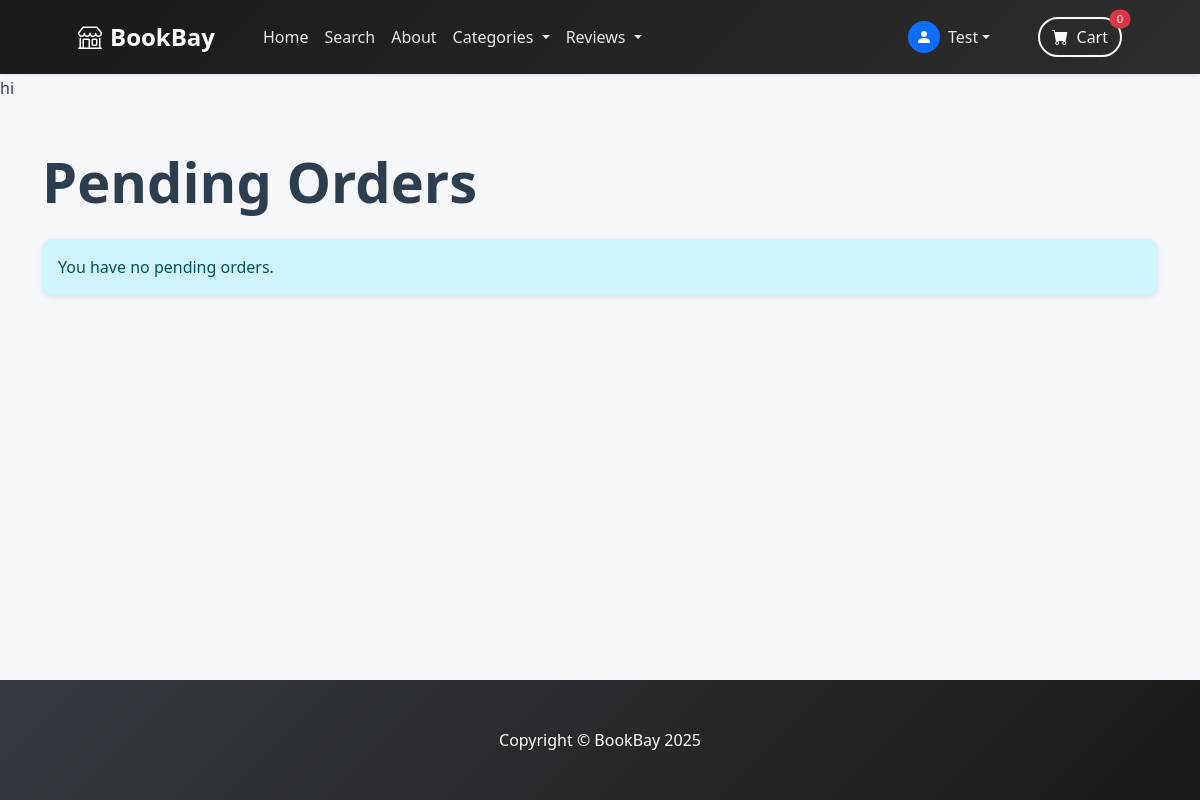
Before: /payment/not_shipped_dashboard/ (signed in) with the older database file.
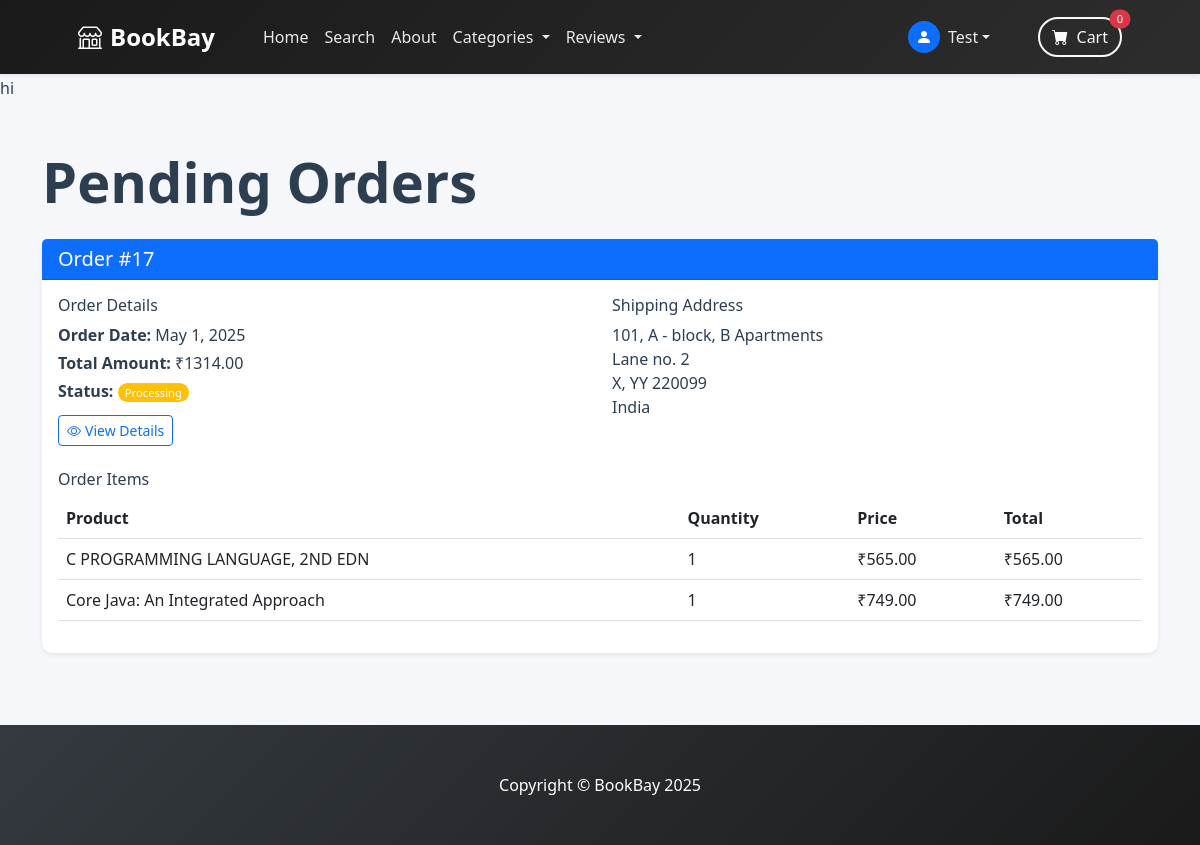
After: the same page with the newer database file.
### payment/models.py (models this page shows, shortened)
class Order(models.Model):
    user = models.ForeignKey(User, on_delete=models.CASCADE, null=True, blank=True)
    full_name = models.CharField(max_length=255)
    email = models.EmailField(max_length=255)
    shipping_address = models.TextField(max_length=255)
    amount_paid = models.DecimalField(max_digits=8, decimal_places=2)
    date_ordered = models.DateTimeField(auto_now_add=True)
    shipped = models.BooleanField(default=False)
    date_shipped = models.DateTimeField(null=True, blank=True)

class OrderItem(models.Model):
    product = models.ForeignKey(Product, on_delete=models.CASCADE, null=True, related_name='payment_order_items')
    quantity = models.PositiveBigIntegerField(default=1)
    user = models.ForeignKey(User, on_delete=models.CASCADE, null=True, blank=True)
    order = models.ForeignKey(Order, on_delete=models.CASCADE, null=True)
    price = models.DecimalField(max_digits=8, decimal_places=2)
    date_added = models.DateTimeField(auto_now_add=True)
    @property
    def get_total(self):
        return (self.price * self.quantity)

### store/models.py (models this page shows, shortened)
class Product(models.Model):
    name = models.CharField(max_length=50)
    price = models.DecimalField(default=0, decimal_places=2, max_digits=8)
    category = models.ForeignKey(Category, on_delete=models.CASCADE, default=1)
    description = models.CharField(max_length=250, default='', blank=True, null=True)
    image = models.ImageField(upload_to='uploads/product/')
    is_sale = models.BooleanField(default=False)
    sale_price = models.DecimalField(default=0, decimal_places=2, max_digits=8)

### payment/views.py (the view)
# urls.py: path('not_shipped_dashboard/', views.not_shipped_dashboard, name='not_shipped_dashboard'),
@login_required
def not_shipped_dashboard(request):
    orders = Order.objects.filter(user=request.user, shipped=False).order_by('-date_ordered')
    return render(request, 'payment/not_shipped_dashboard.html', {
        'orders': orders,
        'title': 'Pending Orders'
    })

### cart/cart.py (called while the page is built)
    def __len__(self):
        return len(self.cart)

### cart/context_processors.py (called while the page is built)
def cart(request):
    return {"cart": Cart(request)}

### store/context_processors.py (called while the page is built)
def categories_context(request):
    return {
        'categories': Category.objects.filter(parent=None)
    }

### store/models.py (called while the page is built)
    def get_subcategories(self):
        return self.subcategories.all()

### payment/templates/payment/not_shipped_dashboard.html
{% extends 'base.html' %}
{% load static %}
{% block content %}
<div class="container py-5">
    <div class="row">
        <div class="col-12">
            <h1 class="display-4 fw-bold mb-4">{{ title }}</h1>
        </div>
    </div>
    {% if orders %}
        {% for order in orders %}
        <div class="card mb-4 shadow-sm">
            <div class="card-header bg-primary text-white">
                <div class="d-flex justify-content-between align-items-center">
                    <h5 class="mb-0">Order #{{ order.id }}</h5>
                </div>
            </div>
            <div class="card-body">
                <div class="row">
                    <div class="col-md-6">
                        <h6>Order Details</h6>
                        <p class="mb-1"><strong>Order Date:</strong> {{ order.date_ordered|date:"F j, Y" }}</p>
                        <p class="mb-1"><strong>Total Amount:</strong> ₹{{ order.amount_paid }}</p>
                        <p class="mb-1"><strong>Status:</strong> <span class="badge bg-warning">Processing</span></p>
                        <a href="{% url 'payment:order_detail' order.id %}" class="btn btn-sm btn-outline-primary mt-2">
                            <i class="bi bi-eye me-1"></i>View Details
                        </a>
                    </div>
                    <div class="col-md-6">
                        <h6>Shipping Address</h6>
                        <p class="mb-1">{{ order.shipping_address|linebreaks }}</p>
                    </div>
                </div>
                <div class="mt-4">
                    <h6>Order Items</h6>
                    <div class="table-responsive">
                        <table class="table">
                            <thead>
                                <tr>
                                    <th>Product</th>
                                    <th>Quantity</th>
                                    <th>Price</th>
                                    <th>Total</th>
                                </tr>
                            </thead>
                            <tbody>
                                {% for item in order.orderitem_set.all %}
                                <tr>
                                    <td>{{ item.product.name }}</td>
                                    <td>{{ item.quantity }}</td>
                                    <td>₹{{ item.price }}</td>
                                    <td>₹{{ item.get_total }}</td>
                                </tr>
                                {% endfor %}
                            </tbody>
                        </table>
                    </div>
                </div>
            </div>
        </div>
        {% endfor %}
    {% else %}
        <div class="alert alert-info">
            <p class="mb-0">You have no pending orders.</p>
        </div>
    {% endif %}
</div>
{% endblock %}

Changed rows visible on the page:
added Order: id "17", date_ordered "May 1, 2025", amount_paid "1314.00", shipping_address "101, A - block, B Apartments Lane no. 2 X, YY 220099 India"
added OrderItem: product.name "C PROGRAMMING LANGUAGE, 2ND EDN", quantity "1", price "565.00", get_total "565.00"
added OrderItem: product.name "Core Java: An Integrated Approach", quantity "1", price "749.00", get_total "749.00"
Other visible differences:
text no longer shown: "You have no pending orders."
